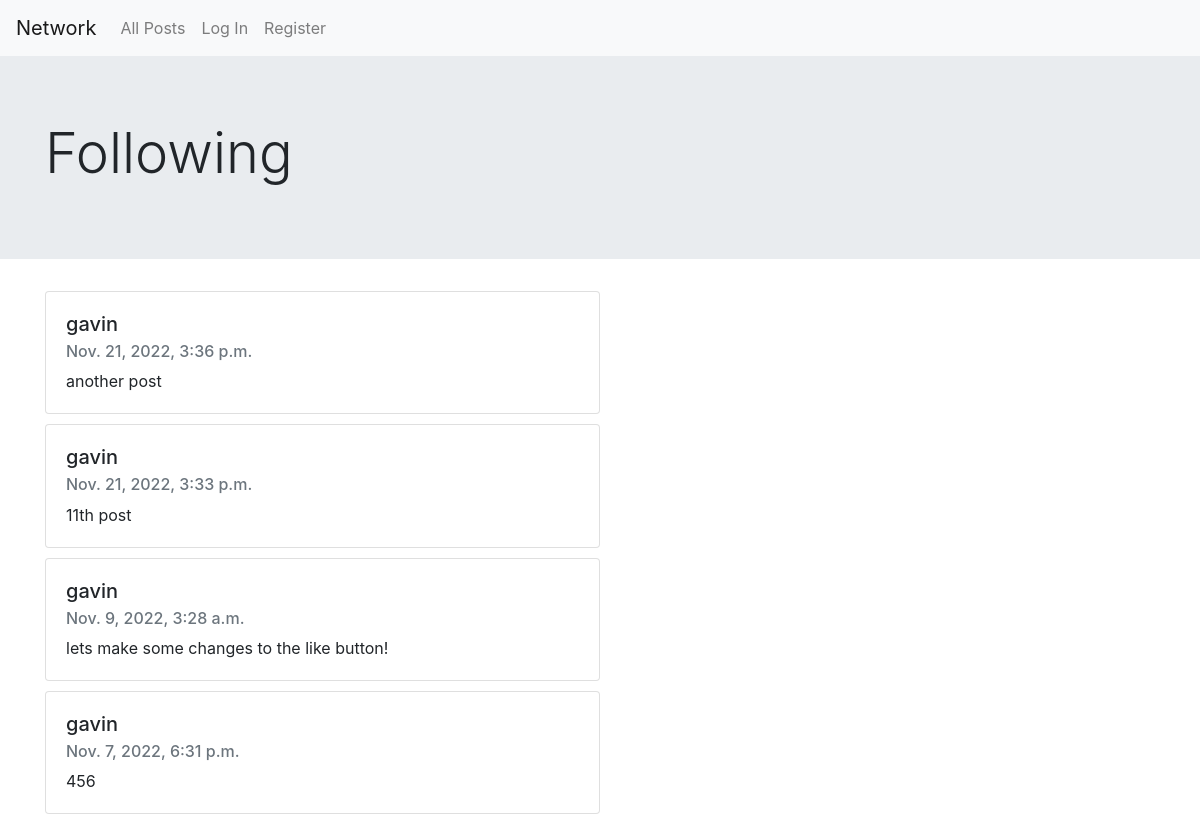
Screenshot of /following/1 with the database file from the repository.
### network/models.py (models this page shows, shortened)
class Post(models.Model):
    user = models.ForeignKey(User, on_delete=models.CASCADE, related_name='author')
    content = models.CharField(max_length=250)
    timestamp = models.DateTimeField(auto_now_add=True)
    liked = models.ManyToManyField(User, default=None, blank=True, related_name='likes')

class User(AbstractUser):
    pass

### network/views.py (the view)
# urls.py: path("following/<int:user_id>", views.following, name="following"),
def following(request, user_id):
    user = User.objects.get(pk=user_id)
    followers = Profile.objects.filter(follower=user)
    posts = Post.objects.all().order_by('id').reverse()
    post_list = []
    if not followers:
        return render(request, 'network/following.html',{
            "message": "no followers"
        })
    for post in posts:
        for follower in followers:
            if follower.user == post.user:
                post_list.append(post)
    paginator = Paginator(post_list, 10)
    page_number = request.GET.get('page')
    page_obj = paginator.get_page(page_number)
    return render(request, 'network/following.html',{
        'posts': post_list,
        'page_obj': page_obj
    })

### network/templates/network/following.html (shortened to what this page needs)
{% extends 'network/layout.html' %}
{% block body %}
    <div class="jumbotron jumbotron-fluid">
        <div class="container">
            <h1 class="display-4">Following</h1>
        </div>
    </div>
    {% for post in page_obj %}
        <div class="container">
            <div class="card" style="width:50%">
                <div class="card-body">
                    <h5 class="card-title">{{ post.user }}</h5>
                    <h6 class="card-subtitle mb-2 text-muted">{{ post.timestamp }}</h6>
                    <div class="card-text">{{ post.content }}</div>
                </div>
            </div>
        </div>
    {% endfor %}
{% endblock %}

### network/static/network/styles.css (style rules this page uses)
.card { margin-top: 10px; }

### rows the page displays
Post: user "gavin", timestamp "Nov. 21, 2022, 3:36 p.m.", content "another post"
Post: user "gavin", timestamp "Nov. 21, 2022, 3:33 p.m.", content "11th post"
Post: user "gavin", timestamp "Nov. 9, 2022, 3:28 a.m.", content "lets make some changes to the like button!"
Post: user "gavin", timestamp "Nov. 7, 2022, 6:31 p.m.", content "456"
